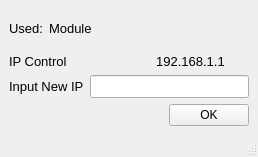
<?xml version="1.0" encoding="UTF-8"?>
<ui version="4.0">
 <class>MainWindow</class>
 <widget class="QMainWindow" name="MainWindow">
  <property name="geometry">
   <rect>
    <x>0</x>
    <y>0</y>
    <width>258</width>
    <height>157</height>
   </rect>
  </property>
  <property name="windowTitle">
   <string>MainWindow</string>
  </property>
  <widget class="QWidget" name="centralwidget">
   <layout class="QGridLayout" name="gridLayout_3">
    <item row="0" column="0">
     <layout class="QGridLayout" name="gridLayout_2">
      <item row="2" column="0">
       <layout class="QGridLayout" name="gridLayout">
        <item row="0" column="0">
         <widget class="QLabel" name="label">
          <property name="font">
           <font>
            <pointsize>10</pointsize>
           </font>
          </property>
          <property name="text">
           <string>Input New IP</string>
          </property>
         </widget>
        </item>
        <item row="1" column="2">
         <widget class="QPushButton" name="OKBT">
          <property name="text">
           <string>OK</string>
          </property>
         </widget>
        </item>
        <item row="0" column="1" colspan="2">
         <widget class="QLineEdit" name="NEWIP">
          <property name="sizePolicy">
           <sizepolicy hsizetype="Expanding" vsizetype="Fixed">
            <horstretch>0</horstretch>
            <verstretch>0</verstretch>
           </sizepolicy>
          </property>
          <property name="font">
           <font>
            <pointsize>10</pointsize>
           </font>
          </property>
         </widget>
        </item>
       </layout>
      </item>
      <item row="1" column="0">
       <layout class="QHBoxLayout" name="horizontalLayout_2">
        <item>
         <widget class="QLabel" name="label_2">
          <property name="sizePolicy">
           <sizepolicy hsizetype="Minimum" vsizetype="Maximum">
            <horstretch>0</horstretch>
            <verstretch>0</verstretch>
           </sizepolicy>
          </property>
          <property name="font">
           <font>
            <pointsize>10</pointsize>
           </font>
          </property>
          <property name="text">
           <string>IP Control</string>
          </property>
          <property name="alignment">
           <set>Qt::AlignLeading|Qt::AlignLeft|Qt::AlignVCenter</set>
          </property>
         </widget>
        </item>
        <item>
         <widget class="QLabel" name="IP">
          <property name="sizePolicy">
           <sizepolicy hsizetype="Minimum" vsizetype="Fixed">
            <horstretch>0</horstretch>
            <verstretch>0</verstretch>
           </sizepolicy>
          </property>
          <property name="font">
           <font>
            <pointsize>10</pointsize>
           </font>
          </property>
          <property name="text">
           <string>192.168.1.1</string>
          </property>
          <property name="alignment">
           <set>Qt::AlignCenter</set>
          </property>
         </widget>
        </item>
       </layout>
      </item>
      <item row="0" column="0">
       <layout class="QHBoxLayout" name="horizontalLayout">
        <item>
         <widget class="QLabel" name="label_3">
          <property name="sizePolicy">
           <sizepolicy hsizetype="Maximum" vsizetype="Preferred">
            <horstretch>0</horstretch>
            <verstretch>0</verstretch>
           </sizepolicy>
          </property>
          <property name="font">
           <font>
            <pointsize>10</pointsize>
           </font>
          </property>
          <property name="text">
           <string>Used:</string>
          </property>
         </widget>
        </item>
        <item>
         <widget class="QLabel" name="CurrentModule">
          <property name="font">
           <font>
            <pointsize>10</pointsize>
           </font>
          </property>
          <property name="text">
           <string>Module</string>
          </property>
         </widget>
        </item>
       </layout>
      </item>
     </layout>
    </item>
   </layout>
  </widget>
  <widget class="QMenuBar" name="menubar">
   <property name="geometry">
    <rect>
     <x>0</x>
     <y>0</y>
     <width>258</width>
     <height>21</height>
    </rect>
   </property>
  </widget>
  <widget class="QStatusBar" name="statusbar"/>
 </widget>
 <resources/>
 <connections/>
</ui>
